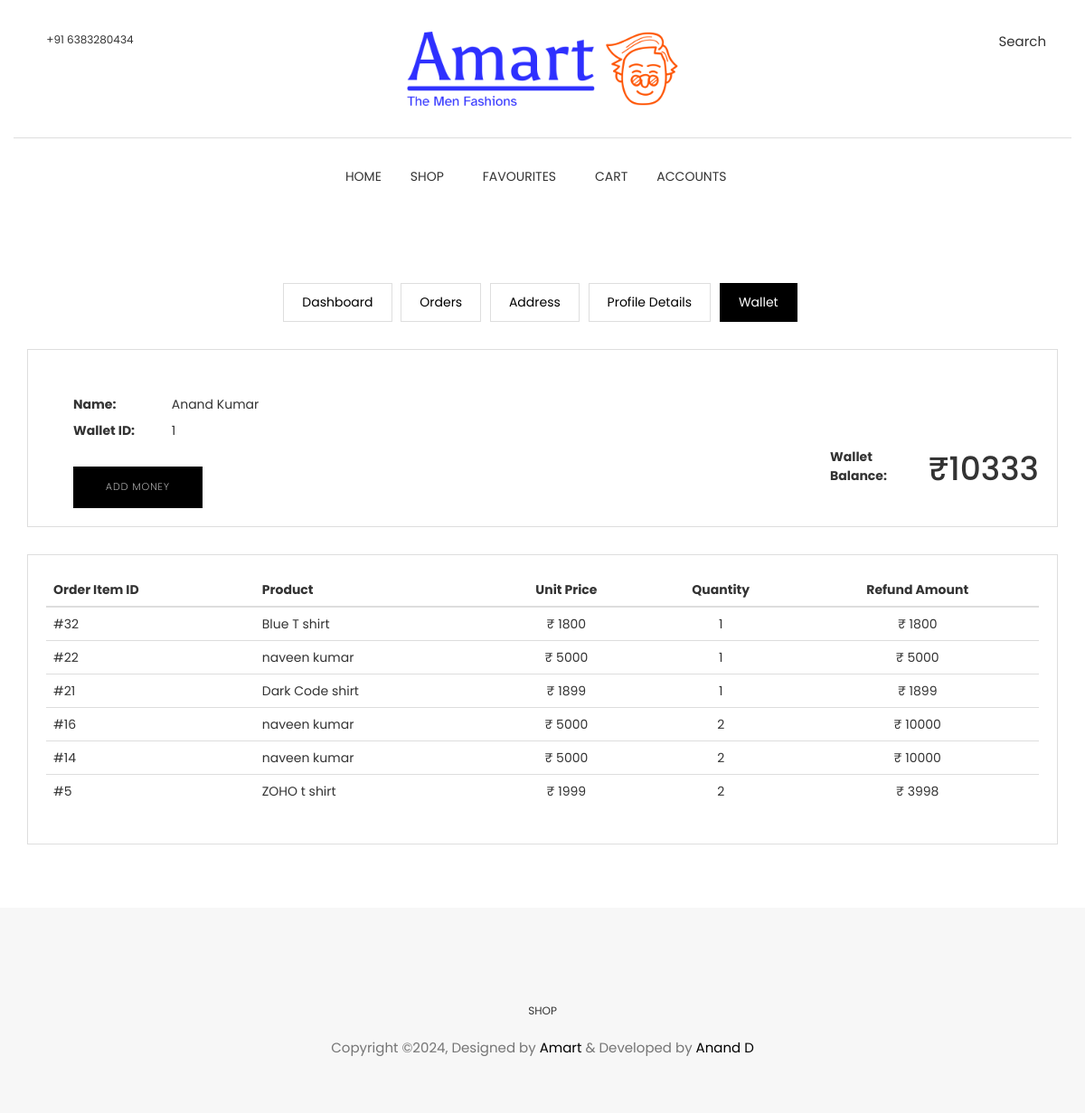
The page /customer/wallet (signed in) on the database as committed earlier.
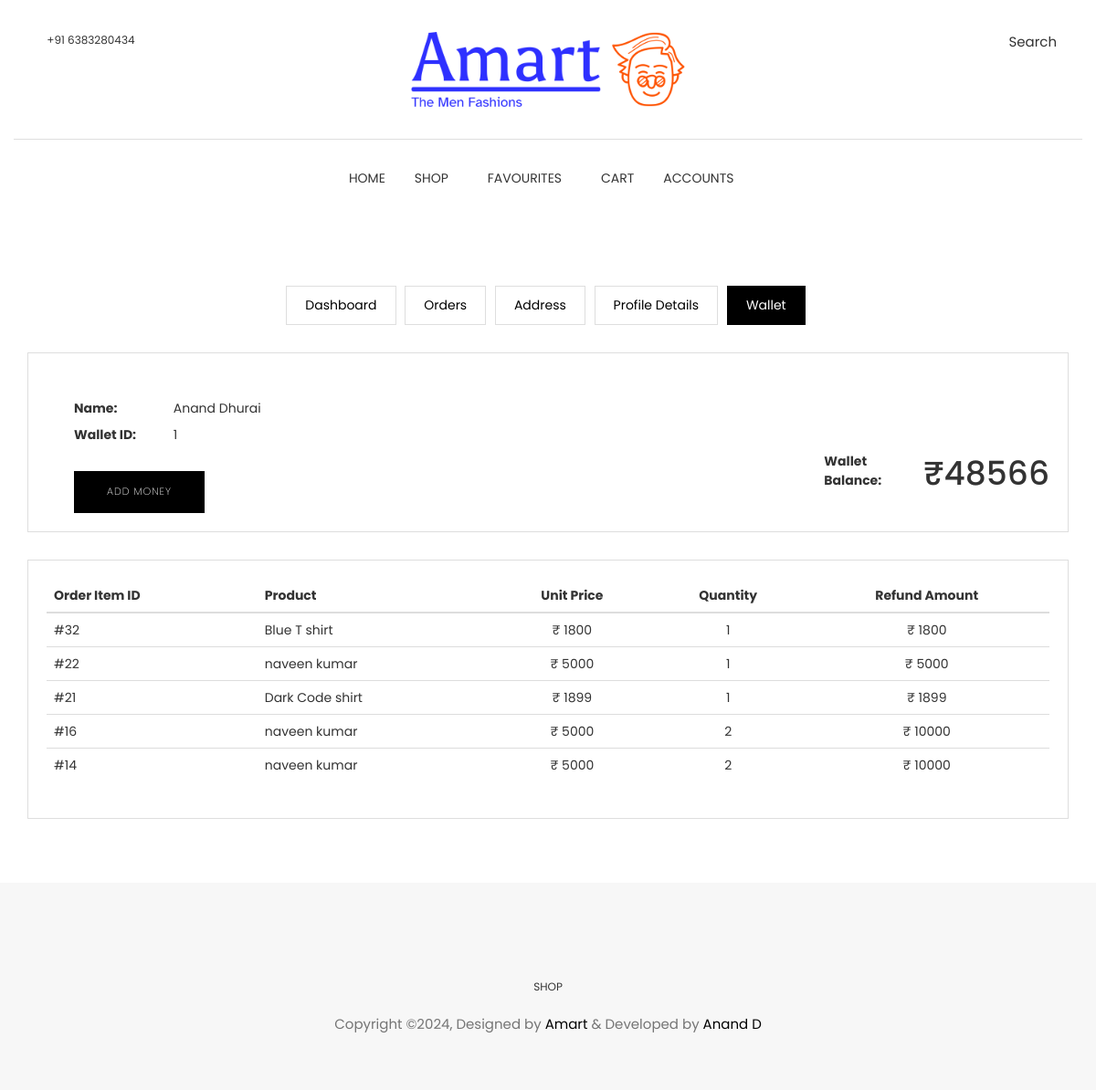
The same page on the database as committed later.
### accounts/models.py (models this page shows, shortened)
class Account(AbstractBaseUser):
    first_name = models.CharField(max_length=50)
    last_name = models.CharField(max_length=50)
    email = models.EmailField(max_length=254, unique=True)
    mobile = models.CharField(max_length=10, null=True, blank=True)
    profile_image = models.ImageField(
        upload_to="images/user/customer/profile_image", null=True
    )
    date_joined = models.DateTimeField(auto_now_add=True)
    last_login = models.DateTimeField(auto_now=True)
    is_active = models.BooleanField(default=False)
    is_customer = models.BooleanField(default=False)
    is_staff = models.BooleanField(default=False)
    is_admin = models.BooleanField(default=False)
    is_superadmin = models.BooleanField(default=False)
    USERNAME_FIELD = "email"
    REQUIRED_FIELDS = ["first_name", "last_name"]
    objects = AccountManager()

### customer/models.py (models this page shows, shortened)
class Wallet(models.Model):
    customer = models.OneToOneField(Customer, on_delete=models.CASCADE)
    balance = models.PositiveIntegerField(validators=[MinValueValidator(1)], default=0)

class OrderItem(models.Model):
    STATUS_CHOICES = [
        ("pending", "pending"),
        ("confirmed", "confirmed"),
        ("shipped", "shipped"),
        ("delivered", "delivered"),
        ("cancelled", "cancelled"),
    ]
    order = models.ForeignKey(Order, related_name="items", on_delete=models.CASCADE)
    product = models.ForeignKey(Product, on_delete=models.CASCADE)
    inventory = models.ForeignKey(Inventory, on_delete=models.CASCADE, default=1)
    size = models.CharField(max_length=2, default="S")
    price = models.PositiveIntegerField(validators=[MinValueValidator(1)])
    quantity = models.PositiveIntegerField(default=1)
    status = models.CharField(max_length=20, choices=STATUS_CHOICES, default="pending")

### product/models.py (models this page shows, shortened)
class Product(SoftDeleteModel):
    name = models.CharField(max_length=100)
    description = models.TextField(max_length=511, null=True, blank=True)
    main_category = models.ForeignKey(
        Category, on_delete=models.CASCADE, related_name="main_category_products"
    )
    subcategories = models.ManyToManyField(
        Category, related_name="subcategory_products", blank=True
    )
    mrp = models.PositiveIntegerField(
        validators=[MinValueValidator(1)], null=True, blank=True
    )
    is_available = models.BooleanField(default=True)
    slug = models.SlugField(unique=True, max_length=100)
    created_at = models.DateTimeField(auto_now_add=True)
    last_modified_at = models.DateTimeField(auto_now=True)
    approved = models.BooleanField(default=True)
    approved_objects = ApprovedProductManager()

class Inventory(models.Model):
    SIZE_CHOICES = [
        ("S", "Small"),
        ("M", "Medium"),
        ("L", "Large"),
        ("XL", "Extra Large"),
    ]
    product = models.ForeignKey(
        Product, related_name="inventory_sizes", on_delete=models.CASCADE
    )
    size = models.CharField(max_length=2, choices=SIZE_CHOICES, default="S")
    price = models.PositiveIntegerField(validators=[MinValueValidator(1)])
    stock = models.PositiveIntegerField()
    is_active = models.BooleanField(default=True)
    class Meta:
        verbose_name_plural = "Inventory"

### customer/views.py (the view, shortened to what this page needs)
# urls.py: path("wallet", views.customer_wallet, name="customer_wallet"),
@login_required
def customer_wallet(request):
    customer = request.user.customer
    wallet, _ = Wallet.objects.get_or_create(customer=customer)
    order_items = OrderItem.objects.filter(
        order__customer=customer, status="cancelled"
    ).order_by("-id")
    context = {"customer": customer, "wallet": wallet, "order_items": order_items}
    return render(request, "customer/customer-wallet.html", context)

### templates/customer/customer-wallet.html (shortened to what this page needs)
{% extends "home/base.html" %}
{% load static %}
{% block content %}
{% include 'home/includes/navigation.html' %}
<section class="user-dashboard page-wrapper">
    <div class="container">
        <div class="row">
            <div class="col-md-12">
                <ul class="list-inline dashboard-menu text-center">
                    <li><a href="{% url 'customer_dashboard' %}">Dashboard</a></li>
                    <li><a href="{% url 'customer_orders' %}">Orders</a></li>
                    <li><a href="{% url 'customer_address' %}">Address</a></li>
                    <li><a href="{% url 'customer_profile' %}">Profile Details</a></li>
                    <li><a class="active" href="{% url 'customer_wallet' %}">Wallet</a></li>
                </ul>
                <div class="dashboard-wrapper dashboard-user-profile">
                    <div class="media">
                        <div class="media-body">
                            <ul class="user-profile-list">
                                <li><span>Name:</span> {{ customer.first_name }} {{ customer.last_name }}</li>
                                <li><span>Wallet ID:</span> {{ wallet.id }}</li>
                                <li class="pull-right">
                                    <span><strong>Wallet Balance:</strong></span>
                                    <strong class="h1">₹{{ wallet.balance }}</strong>
                                </li>
                                <br>
                                <button class="btn btn-main" onclick="openAddMoneyModal()">ADD MONEY</button>
                            </ul>
                        </div>
                    </div>
                </div>
                <div class="dashboard-wrapper user-dashboard">
                    {% if order_items %}
                    <div class="table-responsive">
                        <table class="table">
                            <thead>
                                <tr>
                                    <th>Order Item ID</th>
                                    <th>Product</th>
                                    <th class="text-center">Unit Price</th>
                                    <th class="text-center">Quantity</th>
                                    <th class="text-center">Refund Amount</th>
                                </tr>
                            </thead>
                            <tbody>
                                {% for order_item in order_items %}
                                <tr>
                                    <td>#{{ order_item.id }}</td>
                                    <td>{{ order_item.product.name }}</td>
                                    <td class="text-center">₹ {{ order_item.inventory.price }}</td>
                                    <td class="text-center">{{ order_item.quantity }}</td>
                                    <td class="text-center">₹ {% widthratio order_item.quantity 1 order_item.inventory.price %}</td>
                                </tr>
                                {% endfor %}
                            </tbody>
                        </table>
                    </div>
                    {% else %}
                    <p>No Cancelled Orders Yet. Shop Now!</p>
                    <hr>
                    <a href="{% url 'shop' %}" class="btn btn-main">Shop Now</a>
                    {% endif %}
                </div>
            </div>
        </div>
    </div>
</section>
{% include 'home/includes/footer.html' %}
{% endblock content %}

Rows that differ between the two databases and show on the page:
no longer on this page (row edited): OrderItem: id "5", product.name "ZOHO t shirt", inventory.price "1999", quantity "2", quantity+inventory "3998"
changed Account "Anand": last_name "Kumar" → "Dhurai"
changed Wallet id 1: balance "10333" → "48566"
